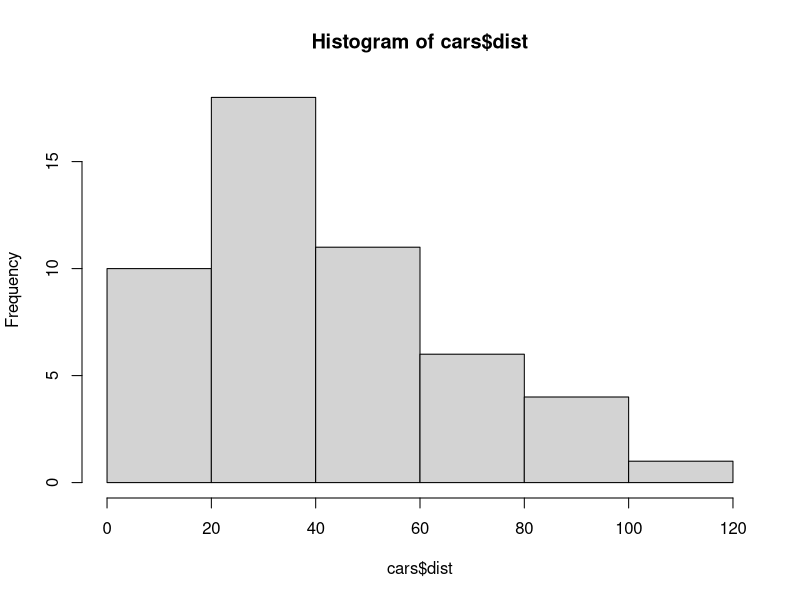
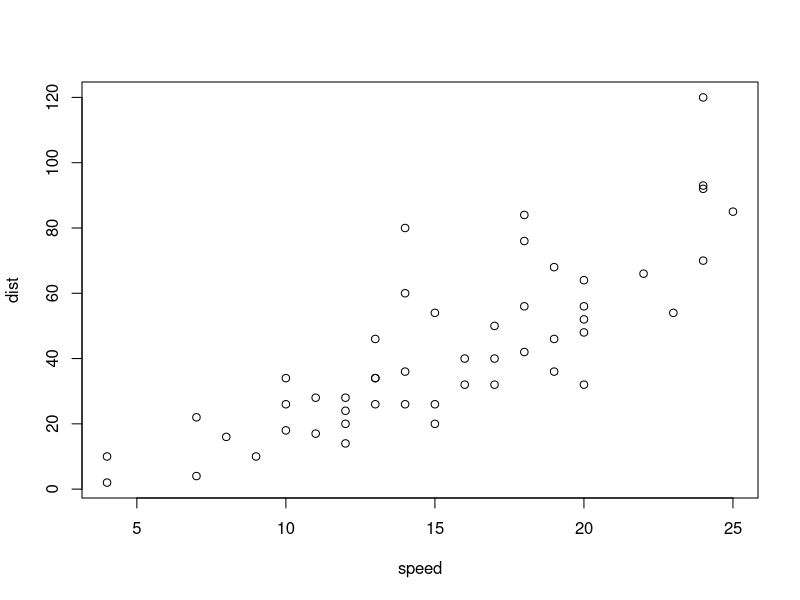
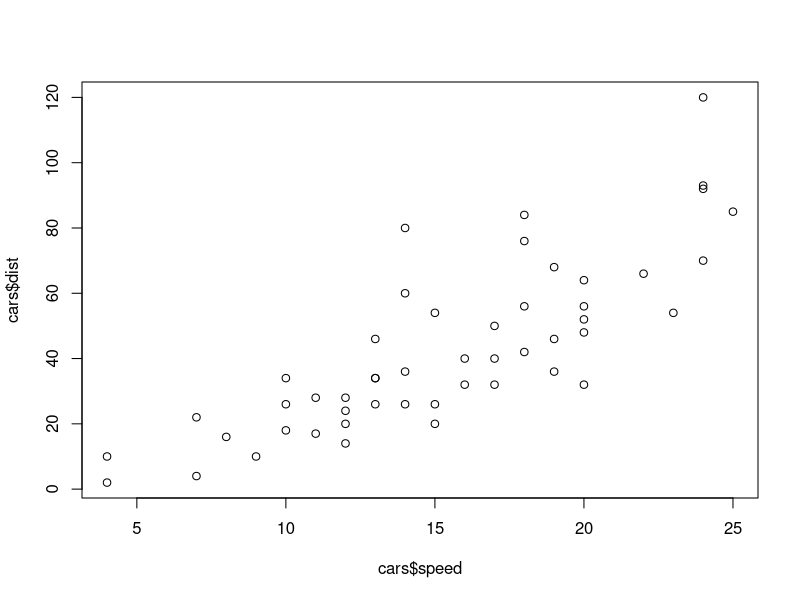

Reproduce these figures in R, in order.
#esempi

show(cars)
#questo comando "show" mostra le variabili e i valori di un dataset"cars"

hist(cars$dist)
#"hist" msotra un grafico, istogramma, del dataset "cars" in funzione della variabile "dist"

plot(cars)
plot(cars$speed, cars$dist)
#"plot" mostra grafico a puntini in relazione delle due variabili x(speed), e y(dist)

help(show)
help(hist)
#usare comando "help" per far comparire la spiegazione del dato
